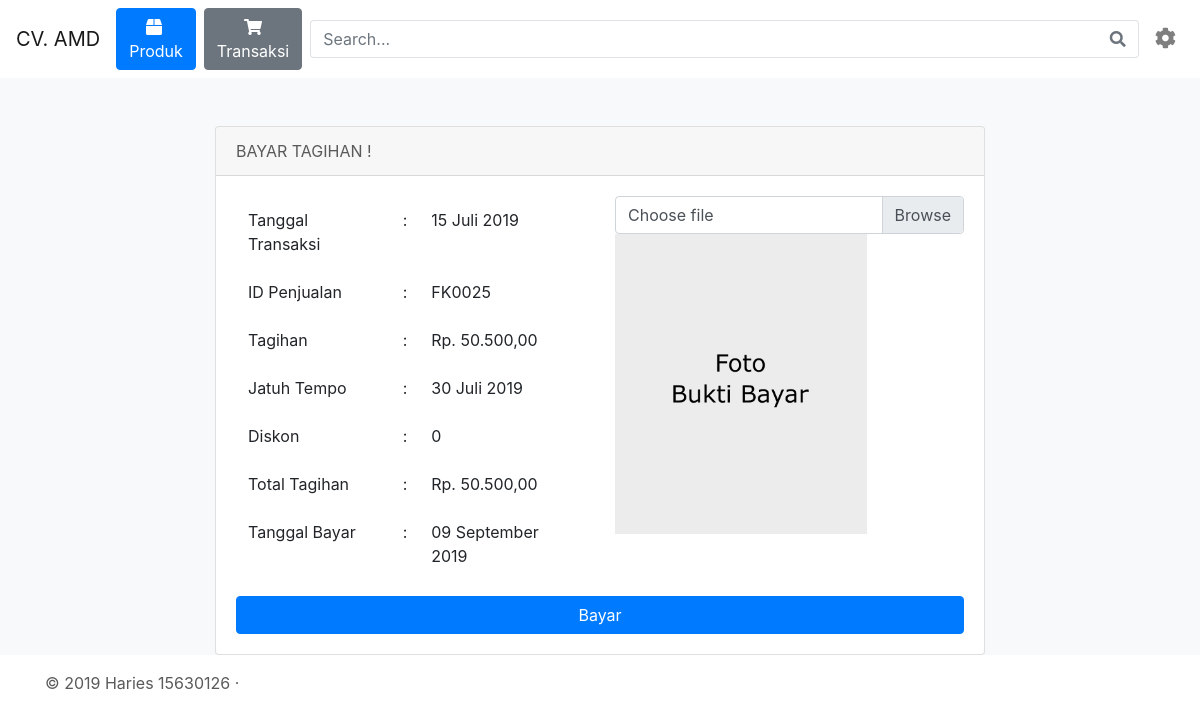
Page /bayar.php?cart=25 (signed in) on the committed database.
### tables this page shows
CREATE TABLE `about` (
  `id` int(11) NOT NULL,
  `nama` varchar(180) NOT NULL,
  `alias` varchar(180) NOT NULL,
  `alamat` varchar(180) NOT NULL,
  `telpon` varchar(180) NOT NULL,
  `email` varchar(180) NOT NULL,
  `tanda_tangan` varchar(180) NOT NULL,
  `nama_ttd` varchar(180) NOT NULL,
  `no_peg` varchar(180) NOT NULL,
  `moto` varchar(180) NOT NULL
);

CREATE TABLE `penjualan` (
  `id` int(11) NOT NULL,
  `tanggal_penjualan` varchar(180) NOT NULL,
  `id_pelanggan_profile` int(11) NOT NULL,
  `utang` int(11) NOT NULL,
  `jatuh_tempo` varchar(180) NOT NULL,
  `diskon` int(11) NOT NULL,
  `status` varchar(40) DEFAULT 'keranjang',
  `bukti_bayar` varchar(180) DEFAULT NULL
);

### about.php (called while the page is built, shortened)
<?php
$sql = "SELECT * FROM about WHERE id = '1'";
$result = $conn->query($sql);
$row = mysqli_fetch_assoc($result);
$alias = $row['alias'];
?>

### front/auth.php (called while the page is built, shortened)
<?php
include('front/core/koneksi.php');
if(!isset($_SESSION["pel"])){
    $guest = true;
}else {
    $pel = $_SESSION["pel"];
    $id_pel = $pel['id'];
    $sql = "SELECT id FROM pelanggan_profile WHERE id_pelanggan='$id_pel'";
    $pel_pro = $conn->query($sql);
    $row = mysqli_fetch_assoc($pel_pro);
    $id_profile = $row['id'];
    $not_lunas = $conn->query("SELECT * FROM penjualan WHERE id_pelanggan_profile = '$id_profile' AND status != 'lunas'");
    $cek_lunas = mysqli_num_rows($not_lunas);
    if($cek_lunas > 0){
        $isNotLunas = TRUE;
    }else{
        $isNotLunas = FALSE;
    }
};
?>

### library.php (called while the page is built, shortened)
<?php
    function tgl_indo($date)
    {
        $bulan = ['Januari', 'Februari', 'Maret', 'April', 'Mei', 'Juni', 'Juli', 'Agustus', 'September', 'Oktober', 'November', 'Desember'];
        $dt = explode("-", $date);
        $str = ltrim($dt[1], '0');
        return $dt[2] . ' ' . $bulan[$str - 1] . ' ' . $dt[0];
    }
    function duit($duit){
        $rupiah = 'Rp. '.number_format($duit,2,',','.');
        return $rupiah;
    }
?>

### bayar.php (the view, shortened to what this page needs)
<?php
include('front/core/header.php');
if($guest){
    header("Location: ../login.php");
}else{
    $id_cart = $_GET['cart'];
    $sql = "SELECT * FROM penjualan WHERE id='$id_cart'";
    $cart = $conn->query($sql);
    $row = mysqli_fetch_assoc($cart);
    $today = date_create(date('Y-m-d'));
    $tempo=date_create($row['jatuh_tempo']);
    $diff=date_diff($tempo,$today);
    $cek = $diff->format("%R%a");
}
?>
    <main role="main">
        <div class="container-fluid mb-3 bg-light">
            <div class="row justify-content-center align-center">
                <div class="col-8">
                    <div class="card mt-5">
                        <div class="card-header">
                            BAYAR TAGIHAN !
                        </div>
                        <div class="card-body">
                            <form enctype="multipart/form-data"
                            action="front/store_bayar.php?id_cart=<?php echo $id_cart ?>" method="post">
                            <div class="row">
                                <div class="col-6">
                                    <table class="table borderless">
                                        <tr>
                                            <td>Tanggal Transaksi</td>
                                            <td>:</td>
                                            <td><?php echo tgl_indo($row['tanggal_penjualan']) ?></td>
                                        </tr>
                                        <tr>
                                            <td>ID Penjualan</td>
                                            <td>:</td>
                                            <td><?php echo 'FK'.str_pad($row['id'],4,'0',STR_PAD_LEFT); ?></td>
                                        </tr>
                                        <tr>
                                            <td>Tagihan</td>
                                            <td>:</td>
                                            <td><?php echo duit($row['utang']) ?></td>
                                        </tr>
                                        <tr>
                                            <td>Jatuh Tempo</td>
                                            <td>:</td>
                                            <td><?php echo tgl_indo($row['jatuh_tempo']) ?></td>
                                        </tr>
                                        <tr>
                                            <td>Diskon</td>
                                            <td>:</td>
                                            <td><?php echo $cek > 0 ? '0' : duit((2/100) * $row['utang']); ?></td>
                                        </tr>
                                        <tr>
                                            <td>Total Tagihan</td>
                                            <td>:</td>
                                            <td><?php echo $cek > 0 ? duit($row['utang']) : duit($row['utang']-((1/100) * $row['utang'])); ?></td>
                                        </tr>
                                        <tr>
                                            <td>Tanggal Bayar</td>
                                            <td>:</td>
                                            <td><?php echo tgl_indo(date("Y-m-d")); ?></td>
                                        </tr>
                                    </table>
                                </div>
                                <div class="col-6 mb-3">
                                    <div class="custom-file">
                                        <label class="custom-file-label" for="customFile">Choose file</label>
                                    </div>
                                    <img id="blah" src="assets/img/no_bukti.png" class="foto-bukti" alt="customFile">
                                </div>
                                <div class="col-12">
                                    <button type="submit" name="submit" value="bayar" class="btn btn-primary btn-block">Bayar</button>
                                </div>
                            </div>
                            </form>
                        </div>
                    </div>
                </div>
            </div>
        </div>
    </main>
<?php
include('front/core/footer.php');
?>

### front/core/header.php (shortened to what this page needs)
<?php
    require_once("front/auth.php");
    include('library.php');
    include('about.php');
    function active($currect_page){
        $url_array =  explode('/', $_SERVER['REQUEST_URI']) ;
        $url = end($url_array);
        if($currect_page == $url){
            echo 'active';
        }
    }
?>
<!doctype html>
<html lang="en">
  <head>
    <link rel="stylesheet" href="assets/fontawesome-free/css/all.min.css">
    <link href="assets/bootstrap/css/bootstrap.min.css" rel="stylesheet">
    <link rel="stylesheet" href="assets/datatables/dataTables.bootstrap4.min.css">
    <link href="assets/css/public.css" rel="stylesheet">
  </head>
  <body>
  <header>
    <nav class="navbar navbar-expand-md navbar-light bg-faded">
        <a href="/" class="navbar-brand"><?php echo $alias ?></a>
        <div class="navbar-collapse collapse" id="navbar5">
            <ul class="navbar-nav">
                <li class="nav-item mr-2 <?php active('main.php');?>">
                    <a class="btn btn-primary" href="main.php">
                        <i class="fas fa-box mr-1"></i> Produk
                    </a>
                </li>
                <li class="nav-item">
                    <a class="btn btn-secondary" href="riwayat_transaksi.php">
                        <i class="fas fa-shopping-cart"></i>
                        <?php if($isNotLunas) { ?>
                            <span class="badge badge-warning" style="color:white;">!</span>
                        <?php } else { ?>
                            Transaksi
                        <?php } ?>
                    </a>
                </li>
            </ul>
            <form action="main.php" method="get" class="mx-2 d-inline w-100">
                <div class="input-group">
                    <input name="cari" type="text" class="form-control border border-right-0" placeholder="Search...">
                    <span class="input-group-append">
                    <button type="submit" class="btn btn-outline-secondary border border-left-0">
                        <i class="fa fa-search"></i>
                    </button>
                </span>
                </div>
            </form>
            <ul class="navbar-nav">
                <li class="nav-item dropdown">
                    <a class="nav-link" href="http://example.com" id="navbarDropdownMenuLink" data-toggle="dropdown" aria-haspopup="true" aria-expanded="false">
                        <i class="fa fa-cog fa-lg"></i>
                    </a>
                </li>
            </ul>
        </div>
    </nav>
  </header>

### assets/css/public.css (style rules this page uses)
body { color: #5a5a5a; }
.borderless td, .borderless th { border: none; }
.foto-bukti { width: 252px; height: 300; }

### rows in the picture
about: alias "CV. AMD"
penjualan: tanggal_penjualan "15 Juli 2019", id "0025", utang "Rp. 50.500,00", jatuh_tempo "30 Juli 2019"
